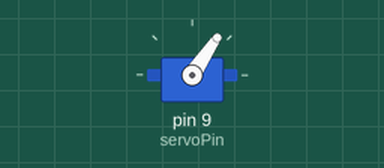
A sketch run on a simulated Arduino Uno, built with avr-gcc and run on an emulated ATmega328P. On the bench: servo.

Above: at 0.05 s.
At 4.05 s:
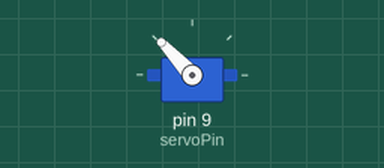
At 8.0 s:
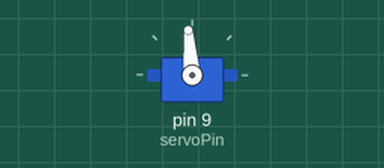
Timing chart, 0 to 10.4 s (numbered marks = the images above):
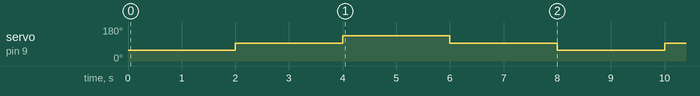

The sketch:

ServoMotor_Final.ino
```cpp
//Servomotor location - Min 720 (-90), Neutral 1520, Max 2320 (90)
// We only use 45 (1120), 90 (1520), 135 (1920)
#include <Servo.h>
#define servoPin 9

int signalDuration =0;


Servo myServo;

void setup() {
  Serial.begin(9600);
  myServo.attach(servoPin);

}

void loop() {

  myServo.writeMicroseconds(1120);
  delay(2000);
  myServo.writeMicroseconds(1520);
  delay(2000);
  myServo.writeMicroseconds(1920);
  delay(2000);
  myServo.writeMicroseconds(1520);
  delay(2000);


}
```

Measured:
- by itself, servo on pin 9 (servoPin): repeats every 8.0 s: 133° 2.0 s, 95° 2.0 s, 56° 2.0 s, 95° 2.0 s
